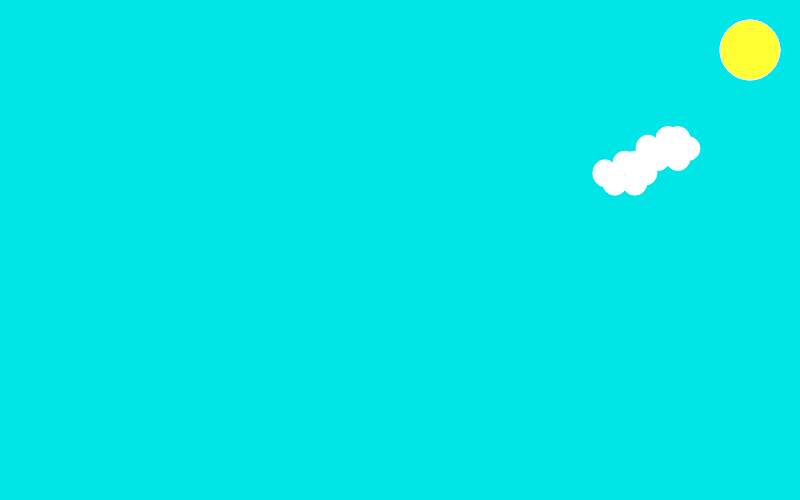
Frame 1 (no input)
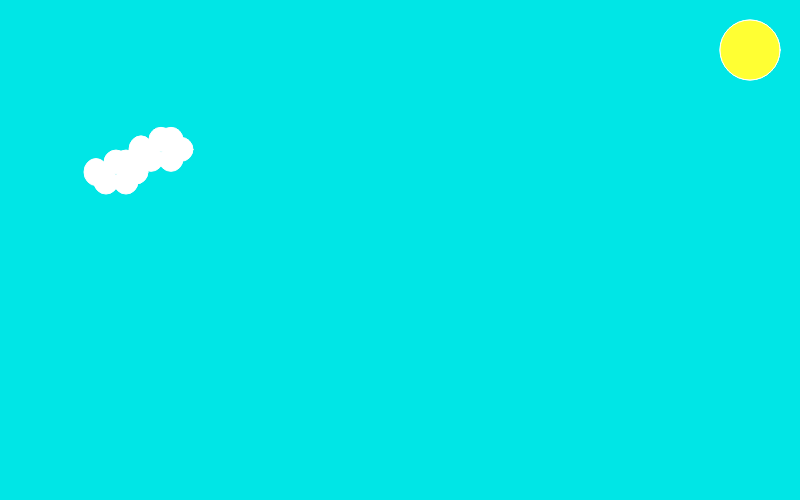
Frame 60 (no input)
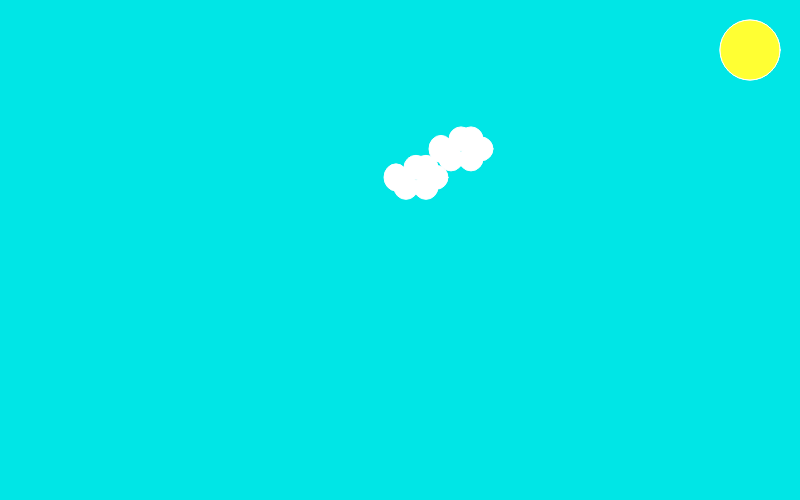
Frame 120 (the mouse pressed at the canvas centre since frame 60)

The p5.js sketch that drew these frames (run headless with seeded random() and noise() and a simulated clock; from frame 60 on, the mouse is pressed at the canvas centre):

// p5.js sketch
// ── sketch.js

//create an empty array called balls

//let balls = [];


// ellipse(750,50,60,60)
// fill(260,210,0)
//
//
// }

var bubbles = [];


function setup() {
  createCanvas(800, 500);
  for (var i = 0; i < 3; i++) {
    bubbles[i] = new Bubble();
    }
  }


function draw() {
  background(0,230,230);
  for (var i = 1; i < bubbles.length; i++) {
    bubbles[i].move();
    bubbles[i].display();

    fill(255,255,51)
    ellipse(750,50,60,60)



  }


}

function Bubble(){
  this.x = random(1, width);
  this.y = random(1, height);

  this.display = function() {

    stroke(255);
     strokeWeight(1);
     fill(255)
    ellipse(this.x, this.y, 24, 27);
    ellipse(this.x+10,this.y+10,24,24);
    ellipse(this.x+30,this.y+10,24,24);
    ellipse(this.x+30,this.y-10,24,24);
    ellipse(this.x+20,this.y-10,24,24);
    ellipse(this.x+40,this.y,24,24);




  }

  this.move = function() {
    this.x = this.x += 5 ;
    this.y = this.y + random(-1, 1);

    if(this.x >= width){
    this.x = 1;



    }
  }
}





// //	draw all the balls in that array
// 	for (let i = 0; i < balls.length; i++) {
// 	    balls[i].drawBall();
//       balls[i].moveBall();
// 	  }
// }
//
// function keyPressed(){ //every time you push a key, make a new ball from the ball class and add it to the balls array
//   let  b = new Ball(100, 100);
//   balls.push(b);
//   console.log(balls);
// }
//
// //ball class from which to create new balls with similar properties.
// class Ball {
//
// 	constructor(x,y){ //every ball needs an x value and a y value
// 		    this.x = x;
//     		this.y = y;
// 	}
//
// 	drawBall(){  // draw a ball on the screen at x,y
//     		stroke(0);
//     		fill("red");
// 		    ellipse(this.x,this.y,10,10);
// 	}
//
// 	moveBall(){ //update the location of the ball, so it moves across the screen
// 		this.x = this.x+2;
// 		this.y = this.y+.5;
// 	}
//
//
// }
